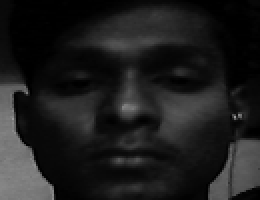
#> input picture datasets/aravind/1.png, 130 x 100 px, given in place of the camera (shown 2 times larger)
$ python 'source 1.py'
#> lines starting #> are read from the running program, lines starting #| are printed output that depends on the picture; after the words box and inside, x2 and y2 are one past the last pixel; in counts of white or black regions, pixels touching at a corner belong together
# Creating database
# It captures images and stores them in datasets
# folder under the folder name of sub_data
import cv2, sys, numpy,os
haar_file = 'haarcascade_frontalface_alt.xml'

# All the faces data will be
# present this folder
datasets = 'datasets'


# These are sub data sets of folder,
# for my faces I've used my name you can
# change the label here
sub_data = 'george'

path = os.path.join(datasets, sub_data)
if not os.path.isdir(path):
	os.mkdir(path)

# defining the size of images
(width, height) = (130, 100)

#'0' is used for my webcam,
# if you've any other camera
# attached use '1' like this
face_cascade = cv2.CascadeClassifier(haar_file)
webcam = cv2.VideoCapture(0)

# The program loops until it has 30 images of the face.
count = 1
while count < 30:
	(_, im) = webcam.read()
#> im is the input picture: shape (100, 130, 3); min 0, max 154, mean 29.5
	gray = cv2.cvtColor(im, cv2.COLOR_BGR2GRAY)
	faces = face_cascade.detectMultiScale(gray, 1.3, 4)
#> faces = [[20, 5, 89, 89]]
	for (x, y, w, h) in faces:
		cv2.rectangle(im, (x, y), (x + w, y + h), (255, 0, 0), 2)
		face = gray[y:y + h, x:x + w]
		face_resize = cv2.resize(face, (width, height))
		cv2.imwrite('% s/% s.png' % (path, count), face_resize)
#> this loop made 1 pass
#> pass 1, `face = gray[y:y + h, x:x + w]`:
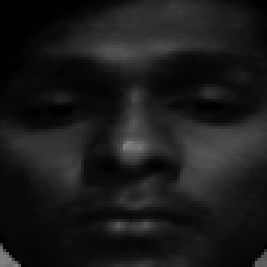
#> face: shape (89, 89) (shown 3 times larger); min 0, max 133, mean 26.3
#> pass 1, `face_resize = cv2.resize(face, (width, height))`:
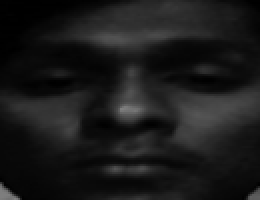
#> face_resize: shape (100, 130) (shown 2 times larger); min 0, max 128, mean 26.2
#> after the loop:
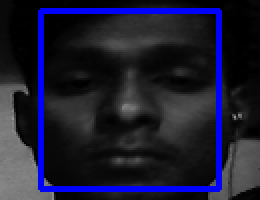
#> im: shape (100, 130, 3) (shown 2 times larger); 8.18% of pixels changed, all inside (x1, y1, x2, y2) = (19, 4, 111, 96)
	count += 1

	cv2.imshow('OpenCV', im)
	key = cv2.waitKey(10)
#> (key Esc is pressed here)
	if key == 27:
		break

$ run again, on datasets/aravind/11.png
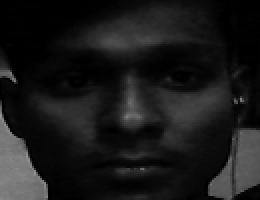
#> input picture datasets/aravind/11.png, 130 x 100 px, given in place of the camera (shown 2 times larger)
#> im is the input picture: shape (100, 130, 3); min 0, max 150, mean 25.5
#> faces = [[17, 2, 97, 97]]
#> the loop `for (x, y, w, h) in faces:` made 1 pass
#> pass 1, `face = gray[y:y + h, x:x + w]`:
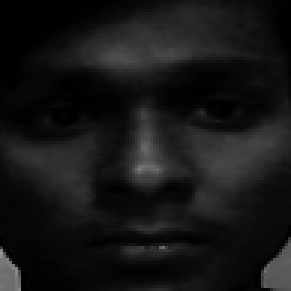
#> face: shape (97, 97) (shown 3 times larger); min 0, max 150, mean 22.2
#> after the loop `for (x, y, w, h) in faces:`:
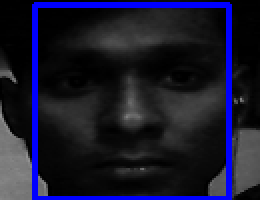
#> im: shape (100, 130, 3) (shown 2 times larger); 8.17% of pixels changed, all inside (x1, y1, x2, y2) = (16, 1, 116, 100)
